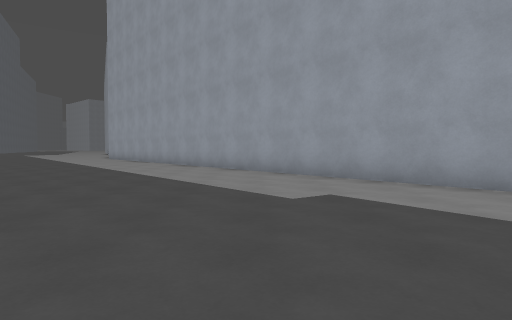
View 1 (above)

16 first-person views from a walk through a level from a Godot 3-D game. The camera is 1.2 m above the floor, tilts 2° down and sees 75° across. The floor is counted in squares, 2 m on a side. Each view is taken from the middle of a square. On the plan, view 1 faces up. The plan holds only what a view shows up to about 10 squares ahead; the rest is blank. The place goes on beyond the plan. Surface patterns are stand-ins for the level's own textures.

View 2
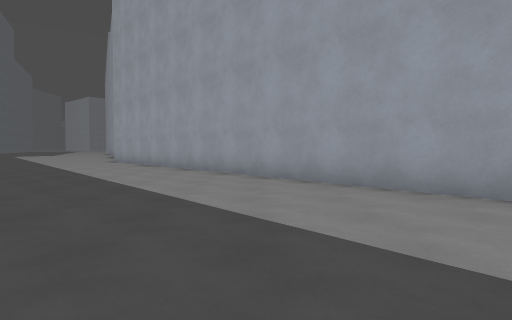

View 3
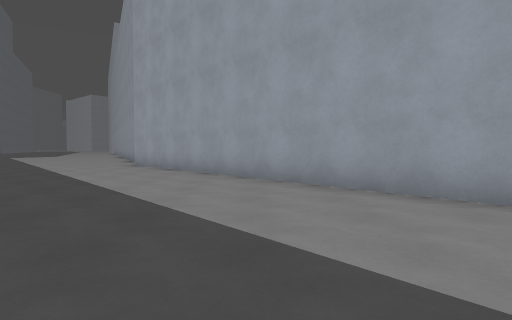

View 4
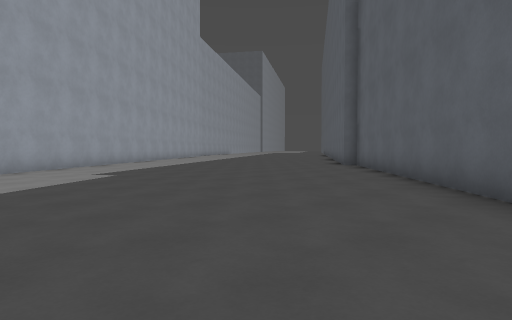

View 5
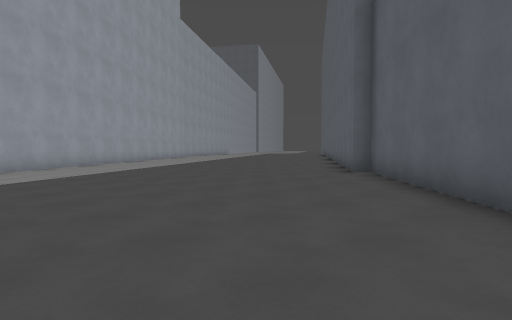

View 6
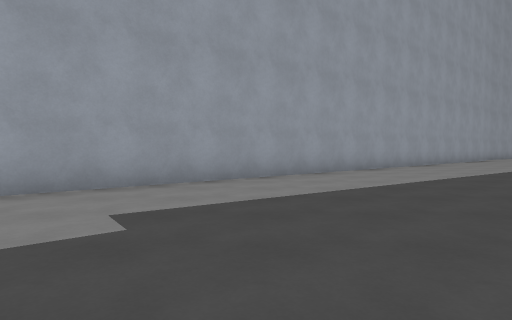

View 7
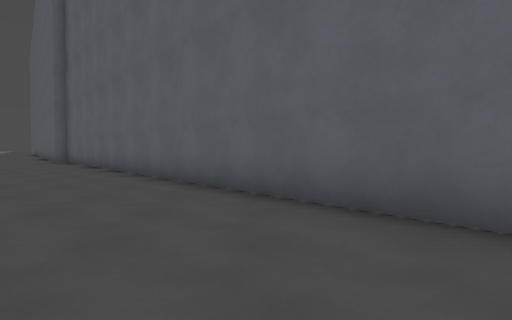

View 8
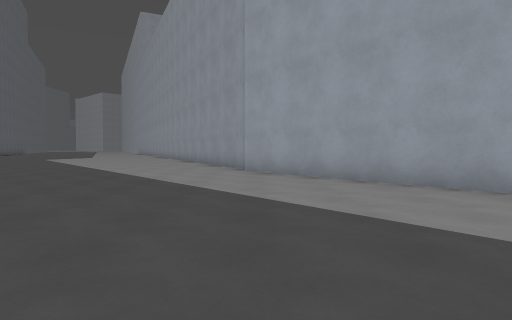

View 9
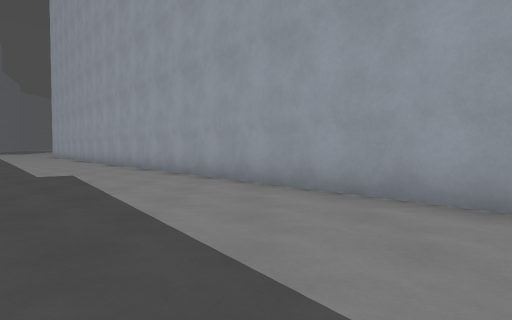

View 10
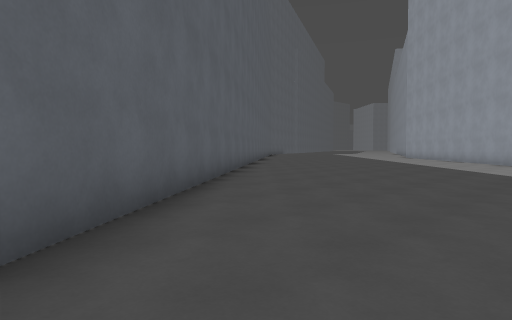

View 11
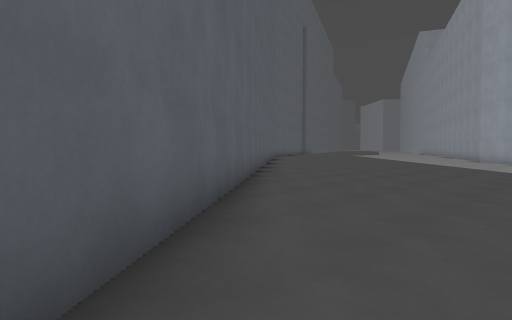

View 12
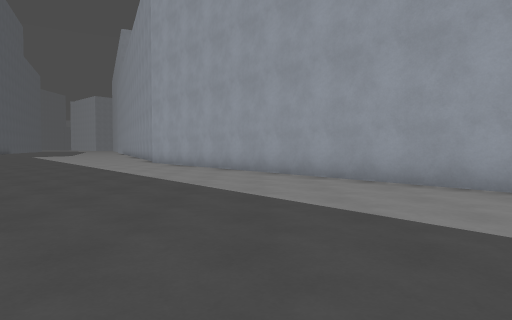

View 13
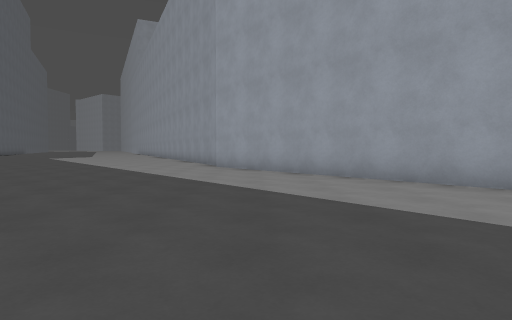

View 14
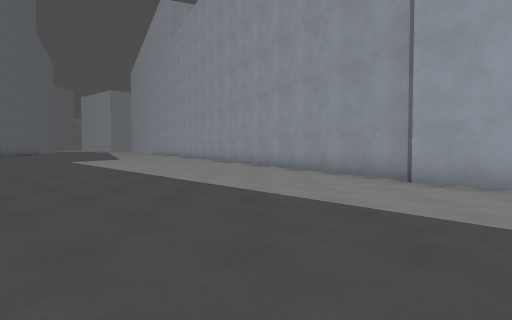

View 15
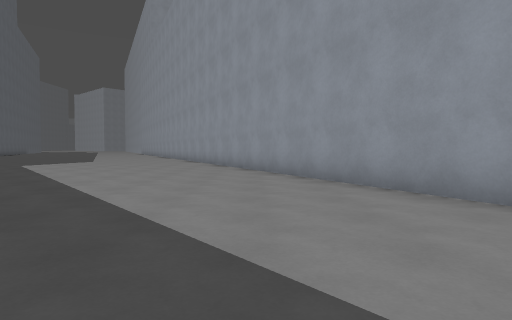

View 16
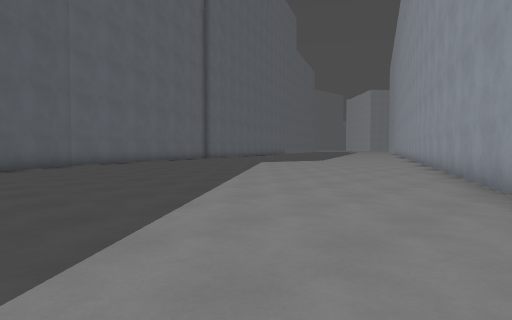

### Floor plan
Points are (right, up) in squares from view 1. A wall is a line through its corners. A room is listed if a view was taken in it or the views show most of it. See-through windows are left out.
Room 1 (views 1, 2, 3, 4, 5, 6, 7, 8, 9, 10, 11, 12, 13, 14, 15, 16)
walls: (-8.2, 19) (-12.3, 27.9); (-11.9, 9) (-1.4, -3.5); (-20.5, 19.4) (-19.7, 18.4); (8.1, -0.8) (-8.3, 18.9)

Where each view was taken, in squares from view 1:
view 1: 0 up, 0 right, facing up
view 2: 4 up, 2 left, facing up
view 3: 7 up, 4 left, facing up
view 4: 7 up, 7 left, facing down-right
view 5: 4 up, 5 left, facing down-right
view 6: 3 up, 2 left, facing right
view 7: 10 up, 9 left, facing down
view 8: 10 up, 8 left, facing up
view 9: 3 down, 5 right, facing up
view 10: 3 down, 0 right, facing up-left
view 11: 2 up, 5 left, facing up-left
view 12: 5 up, 4 left, facing up
view 13: 8 up, 7 left, facing up
view 14: 13 up, 11 left, facing up
view 15: 16 up, 11 left, facing up
view 16: 17 up, 9 left, facing up-left
